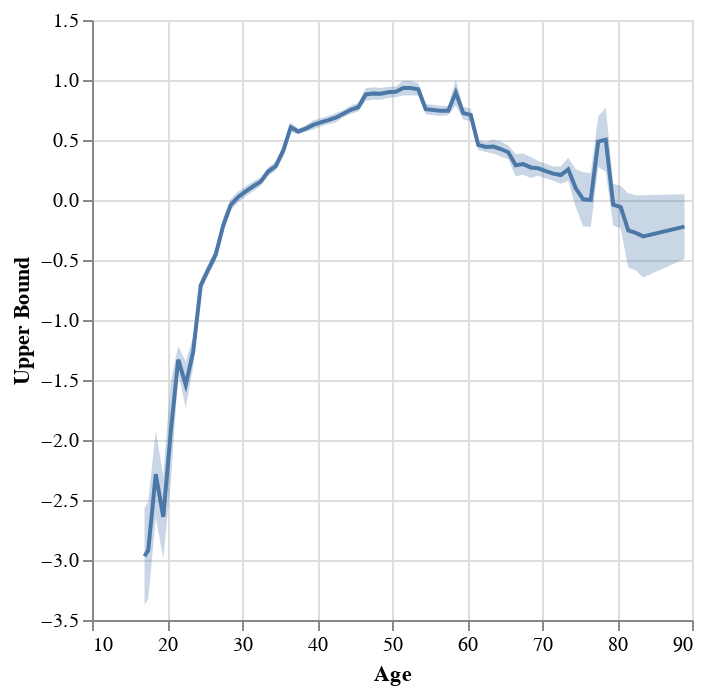

Here is the notebook cell this chart was saved with:
### Code cell
ans = eag.run("Visually display the contribution of the term Age to predictions.")
print(ans)

### Figure 1 — Vega-Lite specification as saved in the notebook (floating-point values rounded to 4 significant figures)
{"config": {"view": {"continuousWidth": 300, "continuousHeight": 300}}, "layer": [{"mark": {"type": "line"}, "encoding": {"x": {"field": "Age", "type": "quantitative"}, "y": {"field": "Contribution", "type": "quantitative"}}}, {"mark": {"type": "errorband"}, "encoding": {"x": {"field": "Age", "type": "quantitative"}, "y": {"field": "Upper Bound", "type": "quantitative"}, "y2": {"field": "Lower Bound"}}}], "data": {"name": "data-24e469d0c808d96b15587fcfdfa21613"}, "$schema": "https://vega.github.io/schema/vega-lite/v5.17.0.json", "datasets": {"data-24e469d0c808d96b15587fcfdfa21613": [{"Age": 17.0, "Contribution": -2.969, "Upper Bound": -2.567, "Lower Bound": -3.372}, {"Age": 17.5, "Contribution": -2.92, "Upper Bound": -2.512, "Lower Bound": -3.327}, {"Age": 18.5, "Contribution": -2.285, "Upper Bound": -1.923, "Lower Bound": -2.647}, {"Age": 19.5, "Contribution": -2.641, "Upper Bound": -2.296, "Lower Bound": -2.986}, {"Age": 20.5, "Contribution": -1.932, "Upper Bound": -1.511, "Lower Bound": -2.354}, {"Age": 21.5, "Contribution": -1.33, "Upper Bound": -1.216, "Lower Bound": -1.445}, {"Age": 22.5, "Contribution": -1.54, "Upper Bound": -1.346, "Lower Bound": -1.734}, {"Age": 23.5, "Contribution": -1.26, "Upper Bound": -1.134, "Lower Bound": -1.386}, {"Age": 24.5, "Contribution": -0.7119, "Upper Bound": -0.6597, "Lower Bound": -0.7642}, {"Age": 25.5, "Contribution": -0.5804, "Upper Bound": -0.5348, "Lower Bound": -0.6261}, {"Age": 26.5, "Contribution": -0.4537, "Upper Bound": -0.4011, "Lower Bound": -0.5062}, {"Age": 27.5, "Contribution": -0.211, "Upper Bound": -0.1481, "Lower Bound": -0.2738}, {"Age": 28.5, "Contribution": -0.04081, "Upper Bound": 0.007485, "Lower Bound": -0.0891}, {"Age": 29.5, "Contribution": 0.02575, "Upper Bound": 0.07042, "Lower Bound": -0.01892}, {"Age": 30.5, "Contribution": 0.07185, "Upper Bound": 0.1142, "Lower Bound": 0.02955}, {"Age": 31.5, "Contribution": 0.1145, "Upper Bound": 0.1554, "Lower Bound": 0.07359}, {"Age": 32.5, "Contribution": 0.1533, "Upper Bound": 0.1896, "Lower Bound": 0.117}, {"Age": 33.5, "Contribution": 0.2375, "Upper Bound": 0.2725, "Lower Bound": 0.2025}, {"Age": 34.5, "Contribution": 0.2817, "Upper Bound": 0.32, "Lower Bound": 0.2433}, {"Age": 35.5, "Contribution": 0.4105, "Upper Bound": 0.4579, "Lower Bound": 0.3631}, {"Age": 36.5, "Contribution": 0.6063, "Upper Bound": 0.6454, "Lower Bound": 0.5672}, {"Age": 37.5, "Contribution": 0.5713, "Upper Bound": 0.5941, "Lower Bound": 0.5485}, {"Age": 38.5, "Contribution": 0.5948, "Upper Bound": 0.6219, "Lower Bound": 0.5677}, {"Age": 39.5, "Contribution": 0.6258, "Upper Bound": 0.6639, "Lower Bound": 0.5877}, {"Age": 40.5, "Contribution": 0.6465, "Upper Bound": 0.6806, "Lower Bound": 0.6124}, {"Age": 41.5, "Contribution": 0.6649, "Upper Bound": 0.6994, "Lower Bound": 0.6305}, {"Age": 42.5, "Contribution": 0.686, "Upper Bound": 0.7257, "Lower Bound": 0.6462}, {"Age": 43.5, "Contribution": 0.719, "Upper Bound": 0.7486, "Lower Bound": 0.6895}, {"Age": 44.5, "Contribution": 0.7523, "Upper Bound": 0.7879, "Lower Bound": 0.7166}, {"Age": 45.5, "Contribution": 0.7731, "Upper Bound": 0.8077, "Lower Bound": 0.7384}, {"Age": 46.5, "Contribution": 0.8796, "Upper Bound": 0.9321, "Lower Bound": 0.827}, {"Age": 47.5, "Contribution": 0.8878, "Upper Bound": 0.9404, "Lower Bound": 0.8353}, {"Age": 48.5, "Contribution": 0.8849, "Upper Bound": 0.9335, "Lower Bound": 0.8362}, {"Age": 49.5, "Contribution": 0.8972, "Upper Bound": 0.9435, "Lower Bound": 0.851}, {"Age": 50.5, "Contribution": 0.9011, "Upper Bound": 0.9466, "Lower Bound": 0.8556}, {"Age": 51.5, "Contribution": 0.9328, "Upper Bound": 0.9943, "Lower Bound": 0.8712}, {"Age": 52.5, "Contribution": 0.9332, "Upper Bound": 0.9948, "Lower Bound": 0.8717}, {"Age": 53.5, "Contribution": 0.9223, "Upper Bound": 0.9748, "Lower Bound": 0.8698}, {"Age": 54.5, "Contribution": 0.7569, "Upper Bound": 0.7996, "Lower Bound": 0.7142}, {"Age": 55.5, "Contribution": 0.7497, "Upper Bound": 0.793, "Lower Bound": 0.7064}, {"Age": 56.5, "Contribution": 0.7428, "Upper Bound": 0.7859, "Lower Bound": 0.6996}, {"Age": 57.5, "Contribution": 0.7443, "Upper Bound": 0.7828, "Lower Bound": 0.7057}, {"Age": 58.5, "Contribution": 0.8959, "Upper Bound": 1.004, "Lower Bound": 0.7875}, {"Age": 59.5, "Contribution": 0.724, "Upper Bound": 0.7765, "Lower Bound": 0.6715}, {"Age": 60.5, "Contribution": 0.7091, "Upper Bound": 0.7611, "Lower Bound": 0.657}, {"Age": 61.5, "Contribution": 0.459, "Upper Bound": 0.5012, "Lower Bound": 0.4168}, {"Age": 62.5, "Contribution": 0.442, "Upper Bound": 0.4834, "Lower Bound": 0.4007}, {"Age": 63.5, "Contribution": 0.446, "Upper Bound": 0.5042, "Lower Bound": 0.3877}, {"Age": 64.5, "Contribution": 0.4248, "Upper Bound": 0.4879, "Lower Bound": 0.3617}, {"Age": 65.5, "Contribution": 0.3982, "Upper Bound": 0.4564, "Lower Bound": 0.34}, {"Age": 66.5, "Contribution": 0.289, "Upper Bound": 0.3825, "Lower Bound": 0.1955}, {"Age": 67.5, "Contribution": 0.2994, "Upper Bound": 0.3883, "Lower Bound": 0.2106}, {"Age": 68.5, "Contribution": 0.2714, "Upper Bound": 0.3587, "Lower Bound": 0.1841}, {"Age": 69.5, "Contribution": 0.2642, "Upper Bound": 0.3255, "Lower Bound": 0.2028}, {"Age": 70.5, "Contribution": 0.2405, "Upper Bound": 0.302, "Lower Bound": 0.179}, {"Age": 71.5, "Contribution": 0.2195, "Upper Bound": 0.2785, "Lower Bound": 0.1605}, {"Age": 72.5, "Contribution": 0.2078, "Upper Bound": 0.2798, "Lower Bound": 0.1357}, {"Age": 73.5, "Contribution": 0.2549, "Upper Bound": 0.3521, "Lower Bound": 0.1577}, {"Age": 74.5, "Contribution": 0.09785, "Upper Bound": 0.2563, "Lower Bound": -0.06062}, {"Age": 75.5, "Contribution": 0.005352, "Upper Bound": 0.2307, "Lower Bound": -0.22}, {"Age": 76.5, "Contribution": 9.555e-05, "Upper Bound": 0.2255, "Lower Bound": -0.2254}, {"Age": 77.5, "Contribution": 0.4868, "Upper Bound": 0.6988, "Lower Bound": 0.2749}, {"Age": 78.5, "Contribution": 0.503, "Upper Bound": 0.771, "Lower Bound": 0.235}, {"Age": 79.5, "Contribution": -0.03939, "Upper Bound": 0.1361, "Lower Bound": -0.2149}, {"Age": 80.5, "Contribution": -0.05882, "Upper Bound": 0.1168, "Lower Bound": -0.2344}, {"Age": 81.5, "Contribution": -0.2539, "Upper Bound": 0.05615, "Lower Bound": -0.564}, {"Age": 82.5, "Contribution": -0.2739, "Upper Bound": 0.04029, "Lower Bound": -0.5881}, {"Age": 83.5, "Contribution": -0.3033, "Upper Bound": 0.0399, "Lower Bound": -0.6465}, {"Age": 89.0, "Contribution": -0.2216, "Upper Bound": 0.0477, "Lower Bound": -0.4909}]}}
